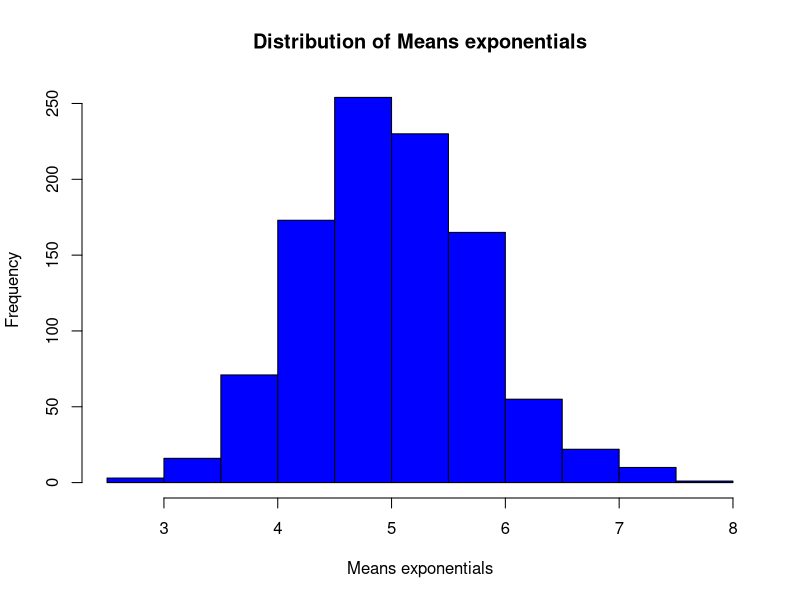
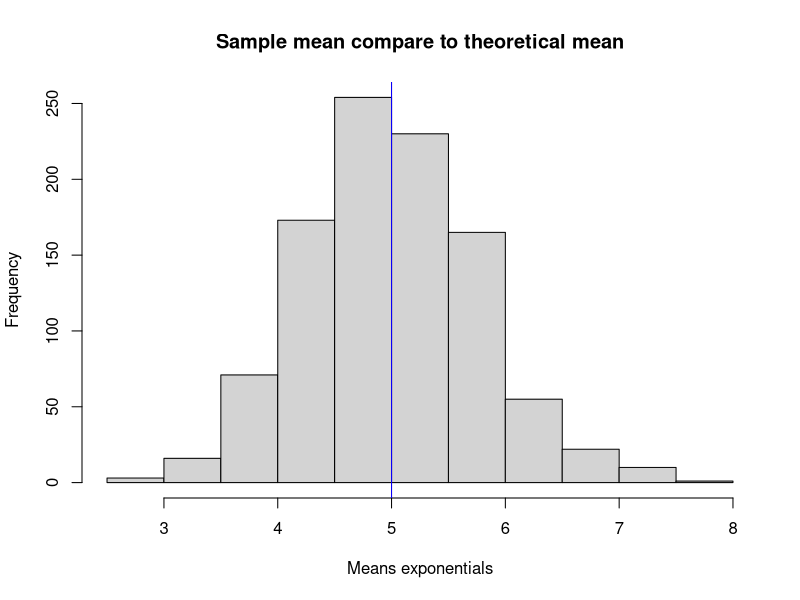
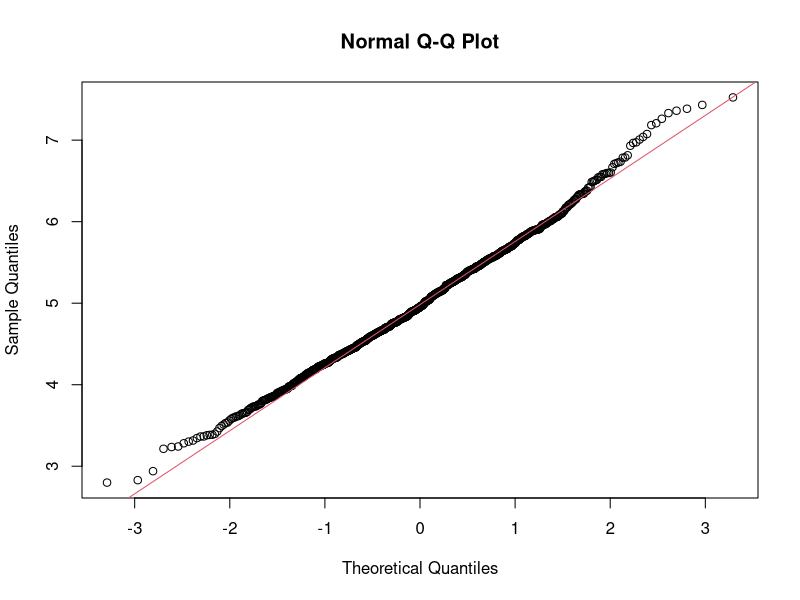
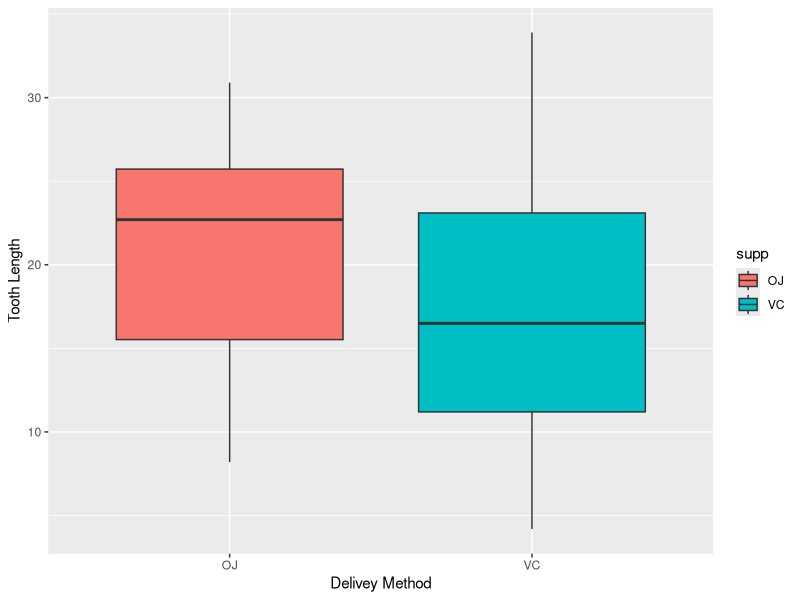

These figures' R source, in order:
## ---- chunk 1
if(!file.exists("./StatisticalInf")) {
	dir.create("./StatisticalInf")}
setwd("./StatisticalInf")
if (!require("knitr")) {
	install.packages("knitr")}

library(knitr)
## ---- chunk 2
knitr::opts_chunk$set(echo = TRUE)
knitr::opts_chunk$set(cache=TRUE)
## ---- chunk 3
set.seed(2701) # set seed for reproducability of the simulation
lambda <- 0.2 # set lambda to 0.2
n <- 40 # sample size equal to 40
sim <- 1000 # 1000 simulations
simulated_exponentials <- replicate(sim, rexp(n, lambda)) # do the simulation
means_exponentials <- apply(simulated_exponentials, 2, mean) # iteratively calculate means of the exponentials
hist(means_exponentials, xlab = "Means exponentials", main = "Distribution of Means exponentials", col="blue") # display the distribution of the means
## ---- chunk 4
sample_mean <- mean(means_exponentials) # calculation of the sample mean
print(paste("Sample mean =", round(sample_mean, 4))) 

theoretical_mean <- 1/lambda # calculation of the theoretical mean
print(paste("Theoretical mean of the distribution =", round(theoretical_mean, 4)))  

hist(means_exponentials, xlab = "Means exponentials", main = "Sample mean compare to theoretical mean")
abline(v = sample_mean, col = "red") ; abline(v = theoretical_mean, col = "blue")
## ---- chunk 5
distribution_var <- round(var(means_exponentials), 4) # calculation of the variance from the simulation distribution
theoretical_var <- ((1/lambda)*(1/sqrt(n)))^2 # calculation of the theoretical variance

print (paste("Variance based on the simulations = ", distribution_var))
print (paste("Theoretical variance = ", theoretical_var))
## ---- chunk 6
qqnorm(means_exponentials); qqline(means_exponentials, col = 2)

## ---- chunk 7
if (!require("ggplot2")) {
	install.packages("ggplot2")}
library(ggplot2)
library(datasets)
data("ToothGrowth") #load data

## ---- chunk 8
dim(ToothGrowth)
str(ToothGrowth)
head(ToothGrowth, 15) #Display the first few rows of data
g <- ggplot(ToothGrowth, aes(x = supp, y=len)) +
  geom_boxplot(aes(fill=supp)) + xlab("Delivey Method") + ylab("Tooth Length")
print(g) #Display a quick and dirty graph fo the data
## ---- chunk 9
summary(ToothGrowth)
## ---- chunk 10
len<-ToothGrowth$len
supp<-ToothGrowth$supp
dose<-ToothGrowth$dose
## ---- chunk 11
t.test(len~supp,data=ToothGrowth) # run t-test to compare tooth growth by supplement types
## ---- chunk 12
unique(ToothGrowth$dose) # give the dose values in the dataset
## ---- chunk 13
pValues<-c(t.test(len[supp=="OJ"], len[supp=="VC"], paired = FALSE, var.equal = FALSE)$p.value, #compare both supplement  groups
           t.test(len[dose==2], len[dose==1], paired = FALSE, var.equal = TRUE)$p.value, #compare dose 2 to 1
           t.test(len[dose==1], len[dose==0.5], paired = FALSE, var.equal = TRUE)$p.value, #compare dose 1 to 0.5
           t.test(len[dose==2], len[dose==0.5], paired = FALSE, var.equal = TRUE)$p.value) # compare dose 2 to 0.5
pValues # print pValues of each t-test
## ---- chunk 14
round(p.adjust(pValues, method = "bonferroni"),3) # Controls Family-wise error rate via Bonferroni method, and display the adjusted p-values
## ---- chunk 15
round(p.adjust(pValues, method = "BH"),3) # Controls False discovery rate via BH method, and display the adjusted p-values
